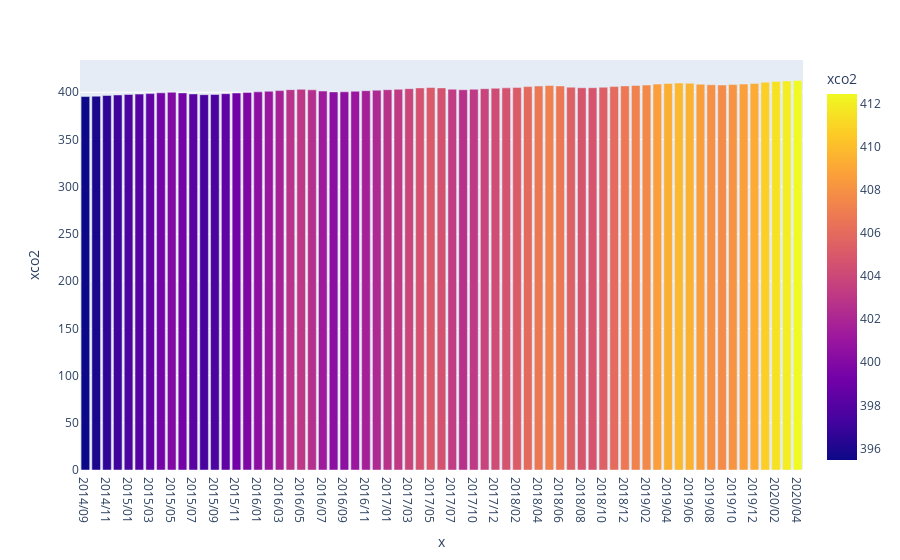

The notebook cell saved with this chart:
### Code cell
year_month = []
for ym in df.index.to_list():
    year_month.append('20'+ym[:2]+'/'+ym[2:])
fig = px.bar(df, x=year_month, y="xco2", color='xco2')
fig.show()
